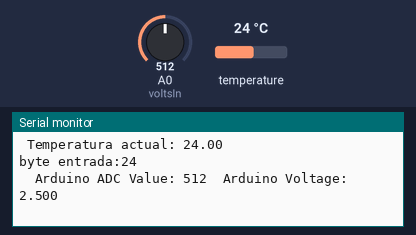
Recording of a sketch running on a simulated Arduino Uno, built with avr-gcc and run on an emulated ATmega328P. On the bench: the last lines printed to the serial monitor. Inputs (shaded band) come from the test bench; at power-on: A0 (voltsIn) = 512, temperature 24 °C.

Above: at 4.3 s.
4.4 s: A0 (voltsIn) set to 109
At 7.2 s:
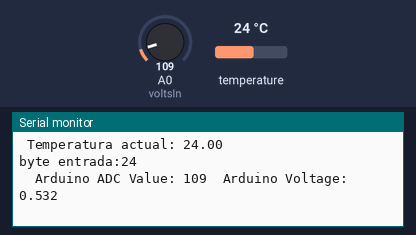
11.9 s: A0 (voltsIn) set to 90
At 13.3 s:
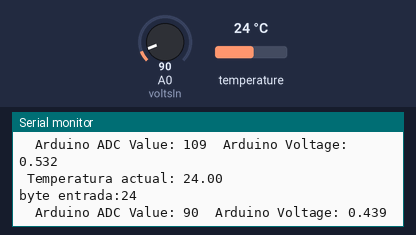
Timing chart, 0 to 14.9 s (numbered marks = the images above; inputs shaded):
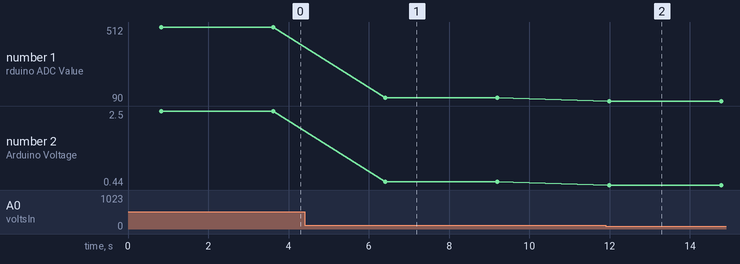

Measured:
- after the input at 4.4 s, the serial monitor: prints a new line after 2.0 s (image 1)
- after the input at 11.9 s, the serial monitor: prints a new line after 0.09 s (image 2)
- plotted number 1: 512 → 109 after the input at 4.4 s, 109 → 90 after the input at 11.9 s
- plotted number 2: 2.5 → 0.53 after the input at 4.4 s, 0.53 → 0.44 after the input at 11.9 s

The sketch:

dsyDAC.ino
```cpp
#include <OneWire.h>
#include <DallasTemperature.h>
#include <Wire.h>
#include <Adafruit_MCP4725.h>

#define ONE_WIRE_BUS 2    //conectar DS a pin 2
#define voltsIn A0

OneWire oneWire(ONE_WIRE_BUS);
DallasTemperature sensors(&oneWire);
DeviceAddress tempSIPM = {0x28, 0xAF, 0x33, 0x84, 0x03, 0x00, 0x00, 0x9F};  //si no la conozco usar programa para ver direccion

Adafruit_MCP4725 dac; // constructor

int analogPin = A0;     // potentiometer wiper (middle terminal) connected to analog pin 3
float tempC;
//float incomingByte = 0.0;
int adcValueRead = 0 ;
float voltageRead = 0.0;

void setup(void)
{
  Serial.begin(9600);
  sensors.begin();
  sensors.setResolution(tempSIPM, 12);
  dac.begin(0x62); // The I2C Address:
  Serial.setTimeout(10000000);   //para evitar que aparezc el extra zero
 }

void printTemperature(DeviceAddress deviceAddress)
{
  tempC = sensors.getTempC(deviceAddress);
  if (tempC == -127.00) {
    Serial.print("Error getting temperature");
  } else {
    Serial.print(" Temperatura actual: ");
    Serial.print(tempC);
    Serial.print("\n\r");
   }
}

void envioValorDAC(float incomingByte)
{
   int bytentrada = (int) incomingByte;
   Serial.print("byte entrada:");
   Serial.print(bytentrada);
   Serial.print("\n");
   dac.setVoltage(bytentrada, false);
   adcValueRead = analogRead(voltsIn);
   voltageRead = (adcValueRead * 5.0 )/ 1024.0;
   Serial.print("\tArduino ADC Value: ");
   Serial.print(adcValueRead);

   Serial.print("\tArduino Voltage: ");
   Serial.println(voltageRead,3);

}


void loop(void)
{
  sensors.requestTemperatures();
  printTemperature(tempSIPM);
  envioValorDAC(tempC);

  delay(2000);


}
```
